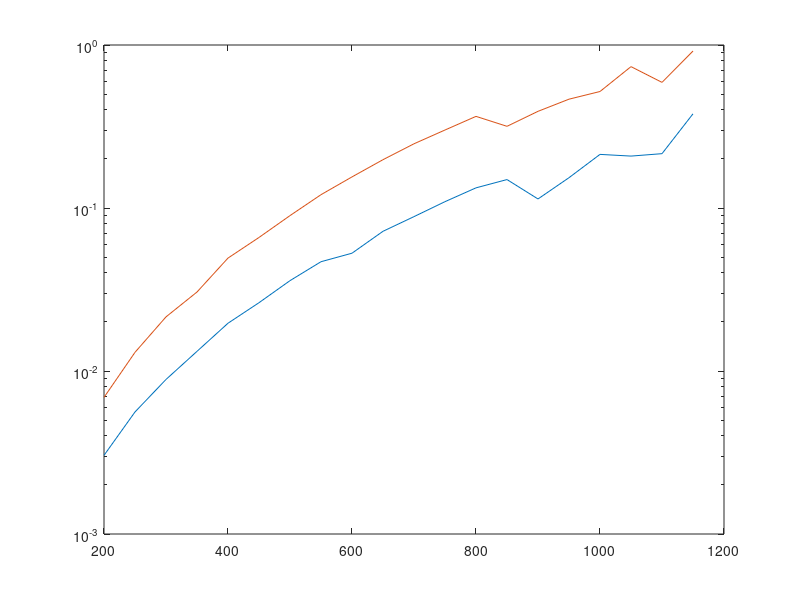
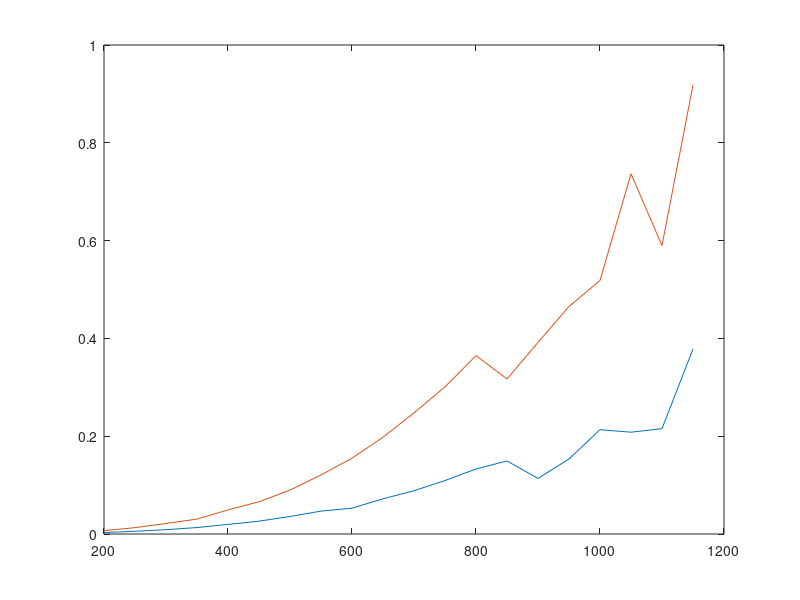
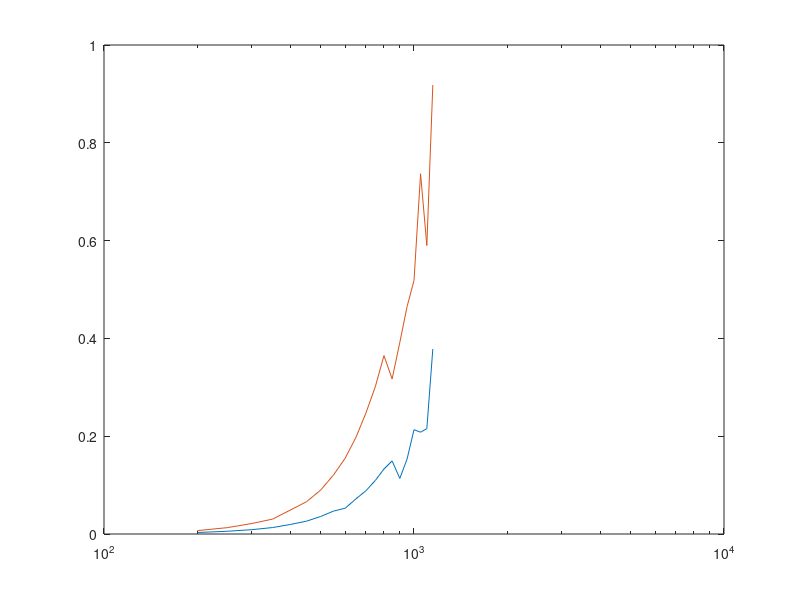

Reproduce these figures in MATLAB, in order.
for counter=200:50:1150
    A = rand(counter, counter);
    b = rand(counter, 1);
    size((counter-200)/50 + 1) = counter;
    tic;
    x_gepp = A\b;
    time_gepp((counter-200)/50 + 1) = toc;
    tic;
    x_inv = inv(A) * b;
    time_inv((counter-200)/50 + 1) = toc;
end
figure();
semilogy(size,time_gepp);
hold on;
semilogy(size,time_inv);
hold off;

figure();
plot(size,time_gepp);
hold on;
plot(size,time_inv);
hold off;

figure();
semilogx(size,time_gepp);
hold on;
semilogx(size,time_inv);
hold off;